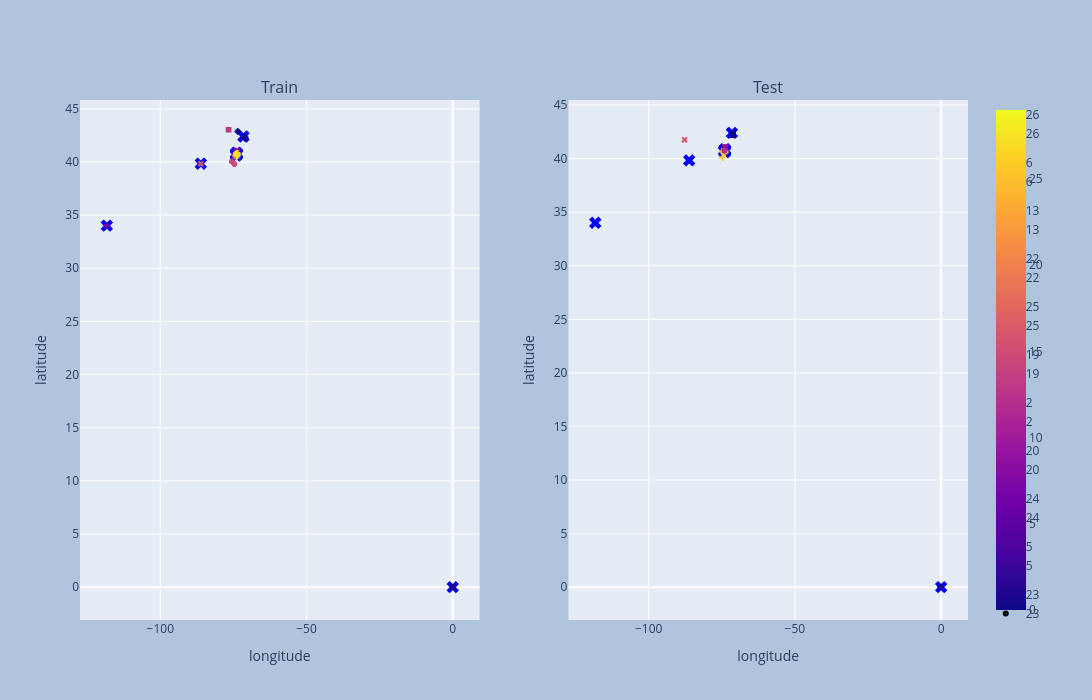

The cell this chart's notebook holds for it:
### Markdown cell above
### Visualizing the results

### Code cell
train_labels = kmeans.predict(X_train_ll)
test_labels = kmeans.predict(X_test_ll)
centroids = kmeans.cluster_centers_

fig = make_subplots(subplot_titles=("Train", "Test"), rows=1, cols=2, specs=[[{"type": "scatter"}, {"type": "scatter"}]])
fig1 = px.scatter(X_train_ll, x='longitude', y='latitude', color=train_labels, symbol=train_labels)
fig2 = px.scatter(X_test_ll, x='longitude', y='latitude', color=test_labels, symbol=test_labels)

for i in [1, 2]:
  fig.update_xaxes(title_text="longitude", row = 1, col = i)
  fig.update_yaxes(title_text="latitude", row = 1, col = i)

for trace in fig1.data:
  fig.add_trace(trace, row=1, col=1)
for trace in fig2.data:
  fig.add_trace(trace, row=1, col=2)

for i in [1, 2]:
  fig.add_trace(
      go.Scatter(
          x = centroids[:, 0],
          y = centroids[:, 1],
          mode = 'markers',
          marker=dict(
            color='blue',
            size=11,
            symbol='x'
            ),
          name='Centroid',
          showlegend=(i == 1)
      ),
      row = 1, col=i,)

fig.update_layout(
  width=1650,
  height=700,
  paper_bgcolor="LightSteelBlue")

fig.show()

### Figure 1 — Plotly figure (JSON) as saved in the notebook; plotly's stock layout.template omitted (floating-point values rounded to 4 significant figures; data arrays with more than 128 entries replaced by an {"elided": "..."} marker saying what was removed)
{"data": [{"hovertemplate": "symbol=26<br>longitude=%{x}<br>latitude=%{y}<br>color=%{marker.color}<extra></extra>", "legendgroup": "26", "marker": {"color": {"elided": "263 int values"}, "coloraxis": "coloraxis", "symbol": "circle"}, "mode": "markers", "name": "26", "showlegend": true, "type": "scattergl", "x": {"elided": "263 float values"}, "xaxis": "x", "y": {"elided": "263 float values"}, "yaxis": "y"}, {"hovertemplate": "symbol=6<br>longitude=%{x}<br>latitude=%{y}<br>color=%{marker.color}<extra></extra>", "legendgroup": "6", "marker": {"color": {"elided": "1057 int values"}, "coloraxis": "coloraxis", "symbol": "diamond"}, "mode": "markers", "name": "6", "showlegend": true, "type": "scattergl", "x": {"elided": "1057 float values"}, "xaxis": "x", "y": {"elided": "1057 float values"}, "yaxis": "y"}, {"hovertemplate": "symbol=13<br>longitude=%{x}<br>latitude=%{y}<br>color=%{marker.color}<extra></extra>", "legendgroup": "13", "marker": {"color": {"elided": "1646 int values"}, "coloraxis": "coloraxis", "symbol": "square"}, "mode": "markers", "name": "13", "showlegend": true, "type": "scattergl", "x": {"elided": "1646 float values"}, "xaxis": "x", "y": {"elided": "1646 float values"}, "yaxis": "y"}, {"hovertemplate": "symbol=22<br>longitude=%{x}<br>latitude=%{y}<br>color=%{marker.color}<extra></extra>", "legendgroup": "22", "marker": {"color": {"elided": "1957 int values"}, "coloraxis": "coloraxis", "symbol": "x"}, "mode": "markers", "name": "22", "showlegend": true, "type": "scattergl", "x": {"elided": "1957 float values"}, "xaxis": "x", "y": {"elided": "1957 float values"}, "yaxis": "y"}, {"hovertemplate": "symbol=25<br>longitude=%{x}<br>latitude=%{y}<br>color=%{marker.color}<extra></extra>", "legendgroup": "25", "marker": {"color": {"elided": "3306 int values"}, "coloraxis": "coloraxis", "symbol": "cross"}, "mode": "markers", "name": "25", "showlegend": true, "type": "scattergl", "x": {"elided": "3306 float values"}, "xaxis": "x", "y": {"elided": "3306 float values"}, "yaxis": "y"}, {"hovertemplate": "symbol=19<br>longitude=%{x}<br>latitude=%{y}<br>color=%{marker.color}<extra></extra>", "legendgroup": "19", "marker": {"color": {"elided": "1769 int values"}, "coloraxis": "coloraxis", "symbol": "circle"}, "mode": "markers", "name": "19", "showlegend": true, "type": "scattergl", "x": {"elided": "1769 float values"}, "xaxis": "x", "y": {"elided": "1769 float values"}, "yaxis": "y"}, {"hovertemplate": "symbol=2<br>longitude=%{x}<br>latitude=%{y}<br>color=%{marker.color}<extra></extra>", "legendgroup": "2", "marker": {"color": {"elided": "1155 int values"}, "coloraxis": "coloraxis", "symbol": "diamond"}, "mode": "markers", "name": "2", "showlegend": true, "type": "scattergl", "x": {"elided": "1155 float values"}, "xaxis": "x", "y": {"elided": "1155 float values"}, "yaxis": "y"}, {"hovertemplate": "symbol=20<br>longitude=%{x}<br>latitude=%{y}<br>color=%{marker.color}<extra></extra>", "legendgroup": "20", "marker": {"color": {"elided": "1263 int values"}, "coloraxis": "coloraxis", "symbol": "square"}, "mode": "markers", "name": "20", "showlegend": true, "type": "scattergl", "x": {"elided": "1263 float values"}, "xaxis": "x", "y": {"elided": "1263 float values"}, "yaxis": "y"}, {"hovertemplate": "symbol=24<br>longitude=%{x}<br>latitude=%{y}<br>color=%{marker.color}<extra></extra>", "legendgroup": "24", "marker": {"color": {"elided": "3328 int values"}, "coloraxis": "coloraxis", "symbol": "x"}, "mode": "markers", "name": "24", "showlegend": true, "type": "scattergl", "x": {"elided": "3328 float values"}, "xaxis": "x", "y": {"elided": "3328 float values"}, "yaxis": "y"}, {"hovertemplate": "symbol=5<br>longitude=%{x}<br>latitude=%{y}<br>color=%{marker.color}<extra></extra>", "legendgroup": "5", "marker": {"color": {"elided": "1095 int values"}, "coloraxis": "coloraxis", "symbol": "cross"}, "mode": "markers", "name": "5", "showlegend": true, "type": "scattergl", "x": {"elided": "1095 float values"}, "xaxis": "x", "y": {"elided": "1095 float values"}, "yaxis": "y"}, {"hovertemplate": "symbol=23<br>longitude=%{x}<br>latitude=%{y}<br>color=%{marker.color}<extra></extra>", "legendgroup": "23", "marker": {"color": {"elided": "2961 int values"}, "coloraxis": "coloraxis", "symbol": "circle"}, "mode": "markers", "name": "23", "showlegend": true, "type": "scattergl", "x": {"elided": "2961 float values"}, "xaxis": "x", "y": {"elided": "2961 float values"}, "yaxis": "y"}, {"hovertemplate": "symbol=15<br>longitude=%{x}<br>latitude=%{y}<br>color=%{marker.color}<extra></extra>", "legendgroup": "15", "marker": {"color": {"elided": "1280 int values"}, "coloraxis": "coloraxis", "symbol": "diamond"}, "mode": "markers", "name": "15", "showlegend": true, "type": "scattergl", "x": {"elided": "1280 float values"}, "xaxis": "x", "y": {"elided": "1280 float values"}, "yaxis": "y"}, {"hovertemplate": "symbol=17<br>longitude=%{x}<br>latitude=%{y}<br>color=%{marker.color}<extra></extra>", "legendgroup": "17", "marker": {"color": {"elided": "1120 int values"}, "coloraxis": "coloraxis", "symbol": "square"}, "mode": "markers", "name": "17", "showlegend": true, "type": "scattergl", "x": {"elided": "1120 float values"}, "xaxis": "x", "y": {"elided": "1120 float values"}, "yaxis": "y"}, {"hovertemplate": "symbol=18<br>longitude=%{x}<br>latitude=%{y}<br>color=%{marker.color}<extra></extra>", "legendgroup": "18", "marker": {"color": {"elided": "1116 int values"}, "coloraxis": "coloraxis", "symbol": "x"}, "mode": "markers", "name": "18", "showlegend": true, "type": "scattergl", "x": {"elided": "1116 float values"}, "xaxis": "x", "y": {"elided": "1116 float values"}, "yaxis": "y"}, {"hovertemplate": "symbol=11<br>longitude=%{x}<br>latitude=%{y}<br>color=%{marker.color}<extra></extra>", "legendgroup": "11", "marker": {"color": {"elided": "1934 int values"}, "coloraxis": "coloraxis", "symbol": "cross"}, "mode": "markers", "name": "11", "showlegend": true, "type": "scattergl", "x": {"elided": "1934 float values"}, "xaxis": "x", "y": {"elided": "1934 float values"}, "yaxis": "y"}, {"hovertemplate": "symbol=29<br>longitude=%{x}<br>latitude=%{y}<br>color=%{marker.color}<extra></extra>", "legendgroup": "29", "marker": {"color": {"elided": "574 int values"}, "coloraxis": "coloraxis", "symbol": "circle"}, "mode": "markers", "name": "29", "showlegend": true, "type": "scattergl", "x": {"elided": "574 float values"}, "xaxis": "x", "y": {"elided": "574 float values"}, "yaxis": "y"}, {"hovertemplate": "symbol=10<br>longitude=%{x}<br>latitude=%{y}<br>color=%{marker.color}<extra></extra>", "legendgroup": "10", "marker": {"color": {"elided": "687 int values"}, "coloraxis": "coloraxis", "symbol": "diamond"}, "mode": "markers", "name": "10", "showlegend": true, "type": "scattergl", "x": {"elided": "687 float values"}, "xaxis": "x", "y": {"elided": "687 float values"}, "yaxis": "y"}, {"hovertemplate": "symbol=14<br>longitude=%{x}<br>latitude=%{y}<br>color=%{marker.color}<extra></extra>", "legendgroup": "14", "marker": {"color": {"elided": "1194 int values"}, "coloraxis": "coloraxis", "symbol": "square"}, "mode": "markers", "name": "14", "showlegend": true, "type": "scattergl", "x": {"elided": "1194 float values"}, "xaxis": "x", "y": {"elided": "1194 float values"}, "yaxis": "y"}, {"hovertemplate": "symbol=21<br>longitude=%{x}<br>latitude=%{y}<br>color=%{marker.color}<extra></extra>", "legendgroup": "21", "marker": {"color": {"elided": "512 int values"}, "coloraxis": "coloraxis", "symbol": "x"}, "mode": "markers", "name": "21", "showlegend": true, "type": "scattergl", "x": {"elided": "512 float values"}, "xaxis": "x", "y": {"elided": "512 float values"}, "yaxis": "y"}, {"hovertemplate": "symbol=8<br>longitude=%{x}<br>latitude=%{y}<br>color=%{marker.color}<extra></extra>", "legendgroup": "8", "marker": {"color": {"elided": "1545 int values"}, "coloraxis": "coloraxis", "symbol": "cross"}, "mode": "markers", "name": "8", "showlegend": true, "type": "scattergl", "x": {"elided": "1545 float values"}, "xaxis": "x", "y": {"elided": "1545 float values"}, "yaxis": "y"}, {"hovertemplate": "symbol=3<br>longitude=%{x}<br>latitude=%{y}<br>color=%{marker.color}<extra></extra>", "legendgroup": "3", "marker": {"color": {"elided": "1085 int values"}, "coloraxis": "coloraxis", "symbol": "circle"}, "mode": "markers", "name": "3", "showlegend": true, "type": "scattergl", "x": {"elided": "1085 float values"}, "xaxis": "x", "y": {"elided": "1085 float values"}, "yaxis": "y"}, {"hovertemplate": "symbol=12<br>longitude=%{x}<br>latitude=%{y}<br>color=%{marker.color}<extra></extra>", "legendgroup": "12", "marker": {"color": {"elided": "430 int values"}, "coloraxis": "coloraxis", "symbol": "diamond"}, "mode": "markers", "name": "12", "showlegend": true, "type": "scattergl", "x": {"elided": "430 float values"}, "xaxis": "x", "y": {"elided": "430 float values"}, "yaxis": "y"}, {"hovertemplate": "symbol=4<br>longitude=%{x}<br>latitude=%{y}<br>color=%{marker.color}<extra></extra>", "legendgroup": "4", "marker": {"color": {"elided": "1276 int values"}, "coloraxis": "coloraxis", "symbol": "square"}, "mode": "markers", "name": "4", "showlegend": true, "type": "scattergl", "x": {"elided": "1276 float values"}, "xaxis": "x", "y": {"elided": "1276 float values"}, "yaxis": "y"}, {"hovertemplate": "symbol=9<br>longitude=%{x}<br>latitude=%{y}<br>color=%{marker.color}<extra></extra>", "legendgroup": "9", "marker": {"color": {"elided": "388 int values"}, "coloraxis": "coloraxis", "symbol": "x"}, "mode": "markers", "name": "9", "showlegend": true, "type": "scattergl", "x": {"elided": "388 float values"}, "xaxis": "x", "y": {"elided": "388 float values"}, "yaxis": "y"}, {"hovertemplate": "symbol=28<br>longitude=%{x}<br>latitude=%{y}<br>color=%{marker.color}<extra></extra>", "legendgroup": "28", "marker": {"color": {"elided": "427 int values"}, "coloraxis": "coloraxis", "symbol": "cross"}, "mode": "markers", "name": "28", "showlegend": true, "type": "scattergl", "x": {"elided": "427 float values"}, "xaxis": "x", "y": {"elided": "427 float values"}, "yaxis": "y"}, {"hovertemplate": "symbol=27<br>longitude=%{x}<br>latitude=%{y}<br>color=%{marker.color}<extra></extra>", "legendgroup": "27", "marker": {"color": {"elided": "477 int values"}, "coloraxis": "coloraxis", "symbol": "circle"}, "mode": "markers", "name": "27", "showlegend": true, "type": "scattergl", "x": {"elided": "477 float values"}, "xaxis": "x", "y": {"elided": "477 float values"}, "yaxis": "y"}, {"hovertemplate": "symbol=0<br>longitude=%{x}<br>latitude=%{y}<br>color=%{marker.color}<extra></extra>", "legendgroup": "0", "marker": {"color": [0, 0, 0, 0, 0, 0, 0, 0, 0, 0], "coloraxis": "coloraxis", "symbol": "diamond"}, "mode": "markers", "name": "0", "showlegend": true, "type": "scattergl", "x": [-71.21, -70.98, -70.98, -73.47, -71.08, -71.01, -71.08, -71.21, -71.08, -73.47], "xaxis": "x", "y": [42.3, 42.2, 42.2, 42.87, 42.35, 42.25, 42.35, 42.3, 42.35, 42.87], "yaxis": "y"}, {"hovertemplate": "symbol=1<br>longitude=%{x}<br>latitude=%{y}<br>color=%{marker.color}<extra></extra>", "legendgroup": "1", "marker": {"color": [1, 1, 1, 1, 1, 1, 1, 1], "coloraxis": "coloraxis", "symbol": "square"}, "mode": "markers", "name": "1", "showlegend": true, "type": "scattergl", "x": [0.0, 0.0, 0.0, 0.0, 0.0, 0.0, 0.0, 0.0], "xaxis": "x", "y": [0.0, 0.0, 0.0, 0.0, 0.0, 0.0, 0.0, 0.0], "yaxis": "y"}, {"hovertemplate": "symbol=16<br>longitude=%{x}<br>latitude=%{y}<br>color=%{marker.color}<extra></extra>", "legendgroup": "16", "marker": {"color": [16], "coloraxis": "coloraxis", "symbol": "x"}, "mode": "markers", "name": "16", "showlegend": true, "type": "scattergl", "x": [-86.15], "xaxis": "x", "y": [39.84], "yaxis": "y"}, {"hovertemplate": "symbol=7<br>longitude=%{x}<br>latitude=%{y}<br>color=%{marker.color}<extra></extra>", "legendgroup": "7", "marker": {"color": [7], "coloraxis": "coloraxis", "symbol": "cross"}, "mode": "markers", "name": "7", "showlegend": true, "type": "scattergl", "x": [-118.3], "xaxis": "x", "y": [34.01], "yaxis": "y"}, {"hovertemplate": "symbol=20<br>longitude=%{x}<br>latitude=%{y}<br>color=%{marker.color}<extra></extra>", "legendgroup": "20", "marker": {"color": {"elided": "558 int values"}, "coloraxis": "coloraxis", "symbol": "circle"}, "mode": "markers", "name": "20", "showlegend": true, "type": "scattergl", "x": {"elided": "558 float values"}, "xaxis": "x2", "y": {"elided": "558 float values"}, "yaxis": "y2"}, {"hovertemplate": "symbol=6<br>longitude=%{x}<br>latitude=%{y}<br>color=%{marker.color}<extra></extra>", "legendgroup": "6", "marker": {"color": {"elided": "443 int values"}, "coloraxis": "coloraxis", "symbol": "diamond"}, "mode": "markers", "name": "6", "showlegend": true, "type": "scattergl", "x": {"elided": "443 float values"}, "xaxis": "x2", "y": {"elided": "443 float values"}, "yaxis": "y2"}, {"hovertemplate": "symbol=29<br>longitude=%{x}<br>latitude=%{y}<br>color=%{marker.color}<extra></extra>", "legendgroup": "29", "marker": {"color": {"elided": "237 int values"}, "coloraxis": "coloraxis", "symbol": "square"}, "mode": "markers", "name": "29", "showlegend": true, "type": "scattergl", "x": {"elided": "237 float values"}, "xaxis": "x2", "y": {"elided": "237 float values"}, "yaxis": "y2"}, {"hovertemplate": "symbol=21<br>longitude=%{x}<br>latitude=%{y}<br>color=%{marker.color}<extra></extra>", "legendgroup": "21", "marker": {"color": {"elided": "233 int values"}, "coloraxis": "coloraxis", "symbol": "x"}, "mode": "markers", "name": "21", "showlegend": true, "type": "scattergl", "x": {"elided": "233 float values"}, "xaxis": "x2", "y": {"elided": "233 float values"}, "yaxis": "y2"}, {"hovertemplate": "symbol=18<br>longitude=%{x}<br>latitude=%{y}<br>color=%{marker.color}<extra></extra>", "legendgroup": "18", "marker": {"color": {"elided": "478 int values"}, "coloraxis": "coloraxis", "symbol": "cross"}, "mode": "markers", "name": "18", "showlegend": true, "type": "scattergl", "x": {"elided": "478 float values"}, "xaxis": "x2", "y": {"elided": "478 float values"}, "yaxis": "y2"}, {"hovertemplate": "symbol=15<br>longitude=%{x}<br>latitude=%{y}<br>color=%{marker.color}<extra></extra>", "legendgroup": "15", "marker": {"color": {"elided": "563 int values"}, "coloraxis": "coloraxis", "symbol": "circle"}, "mode": "markers", "name": "15", "showlegend": true, "type": "scattergl", "x": {"elided": "563 float values"}, "xaxis": "x2", "y": {"elided": "563 float values"}, "yaxis": "y2"}, {"hovertemplate": "symbol=27<br>longitude=%{x}<br>latitude=%{y}<br>color=%{marker.color}<extra></extra>", "legendgroup": "27", "marker": {"color": {"elided": "199 int values"}, "coloraxis": "coloraxis", "symbol": "diamond"}, "mode": "markers", "name": "27", "showlegend": true, "type": "scattergl", "x": {"elided": "199 float values"}, "xaxis": "x2", "y": {"elided": "199 float values"}, "yaxis": "y2"}, {"hovertemplate": "symbol=3<br>longitude=%{x}<br>latitude=%{y}<br>color=%{marker.color}<extra></extra>", "legendgroup": "3", "marker": {"color": {"elided": "492 int values"}, "coloraxis": "coloraxis", "symbol": "square"}, "mode": "markers", "name": "3", "showlegend": true, "type": "scattergl", "x": {"elided": "492 float values"}, "xaxis": "x2", "y": {"elided": "492 float values"}, "yaxis": "y2"}, {"hovertemplate": "symbol=14<br>longitude=%{x}<br>latitude=%{y}<br>color=%{marker.color}<extra></extra>", "legendgroup": "14", "marker": {"color": {"elided": "505 int values"}, "coloraxis": "coloraxis", "symbol": "x"}, "mode": "markers", "name": "14", "showlegend": true, "type": "scattergl", "x": {"elided": "505 float values"}, "xaxis": "x2", "y": {"elided": "505 float values"}, "yaxis": "y2"}, {"hovertemplate": "symbol=19<br>longitude=%{x}<br>latitude=%{y}<br>color=%{marker.color}<extra></extra>", "legendgroup": "19", "marker": {"color": {"elided": "751 int values"}, "coloraxis": "coloraxis", "symbol": "cross"}, "mode": "markers", "name": "19", "showlegend": true, "type": "scattergl", "x": {"elided": "751 float values"}, "xaxis": "x2", "y": {"elided": "751 float values"}, "yaxis": "y2"}, {"hovertemplate": "symbol=23<br>longitude=%{x}<br>latitude=%{y}<br>color=%{marker.color}<extra></extra>", "legendgroup": "23", "marker": {"color": {"elided": "1231 int values"}, "coloraxis": "coloraxis", "symbol": "circle"}, "mode": "markers", "name": "23", "showlegend": true, "type": "scattergl", "x": {"elided": "1231 float values"}, "xaxis": "x2", "y": {"elided": "1231 float values"}, "yaxis": "y2"}, {"hovertemplate": "symbol=24<br>longitude=%{x}<br>latitude=%{y}<br>color=%{marker.color}<extra></extra>", "legendgroup": "24", "marker": {"color": {"elided": "1433 int values"}, "coloraxis": "coloraxis", "symbol": "diamond"}, "mode": "markers", "name": "24", "showlegend": true, "type": "scattergl", "x": {"elided": "1433 float values"}, "xaxis": "x2", "y": {"elided": "1433 float values"}, "yaxis": "y2"}, {"hovertemplate": "symbol=13<br>longitude=%{x}<br>latitude=%{y}<br>color=%{marker.color}<extra></extra>", "legendgroup": "13", "marker": {"color": {"elided": "668 int values"}, "coloraxis": "coloraxis", "symbol": "square"}, "mode": "markers", "name": "13", "showlegend": true, "type": "scattergl", "x": {"elided": "668 float values"}, "xaxis": "x2", "y": {"elided": "668 float values"}, "yaxis": "y2"}, {"hovertemplate": "symbol=11<br>longitude=%{x}<br>latitude=%{y}<br>color=%{marker.color}<extra></extra>", "legendgroup": "11", "marker": {"color": {"elided": "827 int values"}, "coloraxis": "coloraxis", "symbol": "x"}, "mode": "markers", "name": "11", "showlegend": true, "type": "scattergl", "x": {"elided": "827 float values"}, "xaxis": "x2", "y": {"elided": "827 float values"}, "yaxis": "y2"}, {"hovertemplate": "symbol=4<br>longitude=%{x}<br>latitude=%{y}<br>color=%{marker.color}<extra></extra>", "legendgroup": "4", "marker": {"color": {"elided": "603 int values"}, "coloraxis": "coloraxis", "symbol": "cross"}, "mode": "markers", "name": "4", "showlegend": true, "type": "scattergl", "x": {"elided": "603 float values"}, "xaxis": "x2", "y": {"elided": "603 float values"}, "yaxis": "y2"}, {"hovertemplate": "symbol=8<br>longitude=%{x}<br>latitude=%{y}<br>color=%{marker.color}<extra></extra>", "legendgroup": "8", "marker": {"color": {"elided": "674 int values"}, "coloraxis": "coloraxis", "symbol": "circle"}, "mode": "markers", "name": "8", "showlegend": true, "type": "scattergl", "x": {"elided": "674 float values"}, "xaxis": "x2", "y": {"elided": "674 float values"}, "yaxis": "y2"}, {"hovertemplate": "symbol=17<br>longitude=%{x}<br>latitude=%{y}<br>color=%{marker.color}<extra></extra>", "legendgroup": "17", "marker": {"color": {"elided": "504 int values"}, "coloraxis": "coloraxis", "symbol": "diamond"}, "mode": "markers", "name": "17", "showlegend": true, "type": "scattergl", "x": {"elided": "504 float values"}, "xaxis": "x2", "y": {"elided": "504 float values"}, "yaxis": "y2"}, {"hovertemplate": "symbol=25<br>longitude=%{x}<br>latitude=%{y}<br>color=%{marker.color}<extra></extra>", "legendgroup": "25", "marker": {"color": {"elided": "1323 int values"}, "coloraxis": "coloraxis", "symbol": "square"}, "mode": "markers", "name": "25", "showlegend": true, "type": "scattergl", "x": {"elided": "1323 float values"}, "xaxis": "x2", "y": {"elided": "1323 float values"}, "yaxis": "y2"}, {"hovertemplate": "symbol=5<br>longitude=%{x}<br>latitude=%{y}<br>color=%{marker.color}<extra></extra>", "legendgroup": "5", "marker": {"color": {"elided": "492 int values"}, "coloraxis": "coloraxis", "symbol": "x"}, "mode": "markers", "name": "5", "showlegend": true, "type": "scattergl", "x": {"elided": "492 float values"}, "xaxis": "x2", "y": {"elided": "492 float values"}, "yaxis": "y2"}, {"hovertemplate": "symbol=28<br>longitude=%{x}<br>latitude=%{y}<br>color=%{marker.color}<extra></extra>", "legendgroup": "28", "marker": {"color": {"elided": "190 int values"}, "coloraxis": "coloraxis", "symbol": "cross"}, "mode": "markers", "name": "28", "showlegend": true, "type": "scattergl", "x": {"elided": "190 float values"}, "xaxis": "x2", "y": {"elided": "190 float values"}, "yaxis": "y2"}, {"hovertemplate": "symbol=10<br>longitude=%{x}<br>latitude=%{y}<br>color=%{marker.color}<extra></extra>", "legendgroup": "10", "marker": {"color": {"elided": "327 int values"}, "coloraxis": "coloraxis", "symbol": "circle"}, "mode": "markers", "name": "10", "showlegend": true, "type": "scattergl", "x": {"elided": "327 float values"}, "xaxis": "x2", "y": {"elided": "327 float values"}, "yaxis": "y2"}, {"hovertemplate": "symbol=22<br>longitude=%{x}<br>latitude=%{y}<br>color=%{marker.color}<extra></extra>", "legendgroup": "22", "marker": {"color": {"elided": "865 int values"}, "coloraxis": "coloraxis", "symbol": "diamond"}, "mode": "markers", "name": "22", "showlegend": true, "type": "scattergl", "x": {"elided": "865 float values"}, "xaxis": "x2", "y": {"elided": "865 float values"}, "yaxis": "y2"}, {"hovertemplate": "symbol=9<br>longitude=%{x}<br>latitude=%{y}<br>color=%{marker.color}<extra></extra>", "legendgroup": "9", "marker": {"color": {"elided": "151 int values"}, "coloraxis": "coloraxis", "symbol": "square"}, "mode": "markers", "name": "9", "showlegend": true, "type": "scattergl", "x": {"elided": "151 float values"}, "xaxis": "x2", "y": {"elided": "151 float values"}, "yaxis": "y2"}, {"hovertemplate": "symbol=2<br>longitude=%{x}<br>latitude=%{y}<br>color=%{marker.color}<extra></extra>", "legendgroup": "2", "marker": {"color": {"elided": "465 int values"}, "coloraxis": "coloraxis", "symbol": "x"}, "mode": "markers", "name": "2", "showlegend": true, "type": "scattergl", "x": {"elided": "465 float values"}, "xaxis": "x2", "y": {"elided": "465 float values"}, "yaxis": "y2"}, {"hovertemplate": "symbol=26<br>longitude=%{x}<br>latitude=%{y}<br>color=%{marker.color}<extra></extra>", "legendgroup": "26", "marker": {"color": [26, 26, 26, 26, 26, 26, 26, 26, 26, 26, 26, 26, 26, 26, 26, 26, 26, 26, 26, 26, 26, 26, 26, 26, 26, 26, 26, 26, 26, 26, 26, 26, 26, 26, 26, 26, 26, 26, 26, 26, 26, 26, 26, 26, 26, 26, 26, 26, 26, 26, 26, 26, 26, 26, 26, 26, 26, 26, 26, 26, 26, 26, 26, 26, 26, 26, 26, 26, 26, 26, 26, 26, 26, 26, 26, 26, 26, 26, 26, 26, 26, 26, 26, 26, 26, 26, 26, 26, 26, 26, 26, 26, 26, 26, 26, 26, 26, 26, 26, 26, 26, 26, 26, 26, 26, 26], "coloraxis": "coloraxis", "symbol": "cross"}, "mode": "markers", "name": "26", "showlegend": true, "type": "scattergl", "x": [-73.96, -73.99, -73.96, -73.96, -74.66, -73.96, -73.96, -74.02, -74.01, -74.02, -73.97, -73.97, -74.02, -73.96, -73.96, -73.97, -73.93, -74.03, -74.01, -73.95, -74.03, -74.02, -74.03, -73.95, -73.95, -74.02, -74.01, -74.03, -73.97, -73.95, -73.95, -73.97, -74.04, -73.95, -74.0, -74.03, -73.99, -74.0, -73.95, -73.95, -74.05, -74.01, -74.03, -74.08, -74.06, -73.98, -73.96, -73.97, -74.02, -73.96, -73.99, -74.01, -74.01, -74.02, -74.03, -73.97, -73.96, -73.96, -74.63, -74.03, -73.98, -74.03, -73.96, -74.01, -74.03, -73.97, -74.0, -73.99, -74.03, -74.03, -74.0, -73.96, -73.93, -74.0, -74.08, -73.95, -74.01, -74.03, -73.95, -74.02, -73.95, -74.02, -74.0, -73.96, -74.01, -74.03, -74.01, -73.94, -74.03, -74.01, -74.01, -73.95, -74.0, -74.02, -74.03, -74.0, -74.02, -73.99, -74.01, -74.03, -73.96, -74.04, -73.96, -73.96, -74.01, -73.95], "xaxis": "x2", "y": [40.58, 40.61, 40.61, 40.59, 40.66, 40.58, 40.58, 40.65, 40.63, 40.65, 40.59, 40.58, 40.63, 40.58, 40.58, 40.59, 40.58, 40.63, 40.65, 40.58, 40.63, 40.63, 40.63, 40.58, 40.6, 40.63, 40.65, 40.63, 40.59, 40.58, 40.58, 40.6, 40.62, 40.58, 40.61, 40.63, 40.6, 40.62, 40.58, 40.61, 40.55, 40.63, 40.62, 40.62, 40.61, 40.61, 40.58, 40.59, 40.63, 40.58, 40.61, 40.65, 40.65, 40.62, 40.62, 40.6, 40.58, 40.62, 40.12, 40.64, 40.61, 40.62, 40.58, 40.65, 40.63, 40.58, 40.65, 40.61, 40.64, 40.62, 40.64, 40.58, 40.59, 40.64, 40.64, 40.58, 40.6, 40.64, 40.58, 40.65, 40.62, 40.62, 40.61, 40.58, 40.65, 40.64, 40.65, 40.59, 40.64, 40.65, 40.63, 40.62, 40.64, 40.64, 40.62, 40.62, 40.62, 40.61, 40.62, 40.63, 40.58, 40.62, 40.58, 40.58, 40.64, 40.58], "yaxis": "y2"}, {"hovertemplate": "symbol=12<br>longitude=%{x}<br>latitude=%{y}<br>color=%{marker.color}<extra></extra>", "legendgroup": "12", "marker": {"color": {"elided": "189 int values"}, "coloraxis": "coloraxis", "symbol": "circle"}, "mode": "markers", "name": "12", "showlegend": true, "type": "scattergl", "x": {"elided": "189 float values"}, "xaxis": "x2", "y": {"elided": "189 float values"}, "yaxis": "y2"}, {"hovertemplate": "symbol=1<br>longitude=%{x}<br>latitude=%{y}<br>color=%{marker.color}<extra></extra>", "legendgroup": "1", "marker": {"color": [1, 1, 1], "coloraxis": "coloraxis", "symbol": "diamond"}, "mode": "markers", "name": "1", "showlegend": true, "type": "scattergl", "x": [0.0, 0.0, 0.0], "xaxis": "x2", "y": [0.0, 0.0, 0.0], "yaxis": "y2"}, {"hovertemplate": "symbol=0<br>longitude=%{x}<br>latitude=%{y}<br>color=%{marker.color}<extra></extra>", "legendgroup": "0", "marker": {"color": [0, 0, 0], "coloraxis": "coloraxis", "symbol": "square"}, "mode": "markers", "name": "0", "showlegend": true, "type": "scattergl", "x": [-71.08, -70.98, -70.98], "xaxis": "x2", "y": [42.35, 42.2, 42.2], "yaxis": "y2"}, {"hovertemplate": "symbol=16<br>longitude=%{x}<br>latitude=%{y}<br>color=%{marker.color}<extra></extra>", "legendgroup": "16", "marker": {"color": [16], "coloraxis": "coloraxis", "symbol": "x"}, "mode": "markers", "name": "16", "showlegend": true, "type": "scattergl", "x": [-87.61], "xaxis": "x2", "y": [41.75], "yaxis": "y2"}, {"marker": {"color": "blue", "size": 11, "symbol": "x"}, "mode": "markers", "name": "Centroid", "showlegend": true, "type": "scatter", "x": [-71.56, 0.0, -73.97, -73.98, -73.99, -73.96, -74.0, -118.3, -73.99, -73.91, -73.92, -74.0, -73.95, -73.99, -73.95, -73.96, -86.15, -73.97, -73.96, -73.95, -73.97, -73.95, -73.95, -73.98, -73.99, -74.01, -74.01, -73.91, -73.84, -73.94], "xaxis": "x", "y": [42.4, 0.0, 40.79, 40.78, 40.74, 40.76, 40.75, 34.01, 40.76, 40.87, 40.69, 40.73, 40.75, 40.76, 40.83, 40.77, 39.84, 40.75, 40.8, 40.78, 40.67, 40.72, 40.77, 40.74, 40.73, 40.71, 40.61, 40.76, 40.72, 40.81], "yaxis": "y"}, {"marker": {"color": "blue", "size": 11, "symbol": "x"}, "mode": "markers", "name": "Centroid", "showlegend": false, "type": "scatter", "x": [-71.56, 0.0, -73.97, -73.98, -73.99, -73.96, -74.0, -118.3, -73.99, -73.91, -73.92, -74.0, -73.95, -73.99, -73.95, -73.96, -86.15, -73.97, -73.96, -73.95, -73.97, -73.95, -73.95, -73.98, -73.99, -74.01, -74.01, -73.91, -73.84, -73.94], "xaxis": "x2", "y": [42.4, 0.0, 40.79, 40.78, 40.74, 40.76, 40.75, 34.01, 40.76, 40.87, 40.69, 40.73, 40.75, 40.76, 40.83, 40.77, 39.84, 40.75, 40.8, 40.78, 40.67, 40.72, 40.77, 40.74, 40.73, 40.71, 40.61, 40.76, 40.72, 40.81], "yaxis": "y2"}], "layout": {"annotations": [{"font": {"size": 16}, "showarrow": false, "text": "Train", "x": 0.225, "xanchor": "center", "xref": "paper", "y": 1, "yanchor": "bottom", "yref": "paper"}, {"font": {"size": 16}, "showarrow": false, "text": "Test", "x": 0.775, "xanchor": "center", "xref": "paper", "y": 1, "yanchor": "bottom", "yref": "paper"}], "height": 700, "paper_bgcolor": "LightSteelBlue", "width": 1650, "xaxis": {"anchor": "y", "domain": [0, 0.45], "title": {"text": "longitude"}}, "xaxis2": {"anchor": "y2", "domain": [0.55, 1], "title": {"text": "longitude"}}, "yaxis": {"anchor": "x", "domain": [0, 1], "title": {"text": "latitude"}}, "yaxis2": {"anchor": "x2", "domain": [0, 1], "title": {"text": "latitude"}}}}
